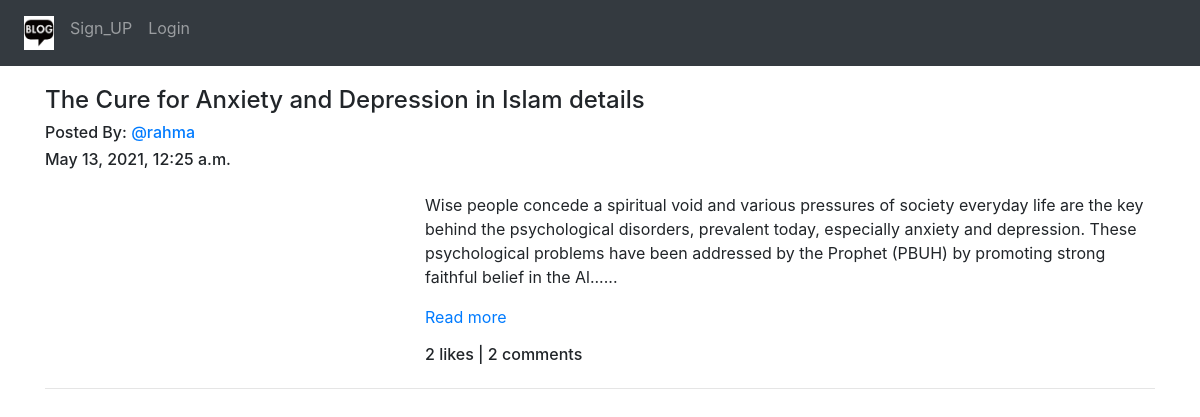
Screenshot of /blog/ with the database file from the repository.
### App_Blog/models.py (models this page shows, shortened)
class Blog(models.Model):
    author = models.ForeignKey(User, related_name='post_author', on_delete=models.CASCADE)
    blog_title = models.CharField(max_length=264, verbose_name="Put a Title")
    slug = models.SlugField(max_length=264, unique=True)
    blog_content = models.TextField(verbose_name="What's on your mind?")
    blog_img = models.ImageField(upload_to='blog_images')
    publish_date = models.DateTimeField(auto_now_add=True)
    update_date = models.DateTimeField(auto_now=True)
    class Meta:
        ordering = ['-publish_date',]

### App_Blog/views.py (the view)
# urls.py: path('',views.BlogList.as_view(),name='blog_list'),
class BlogList(ListView):
    context_object_name = 'blogs'
    model = Blog
    template_name = 'App_Blog/blog_list.html'

### App_Blog/templatetags/custom_filters.py (called while the page is built)
def range_filter(value):
    return value[0:300] + "......"

### templates/App_Blog/blog_list.html (shortened to what this page needs)
{% extends 'base.html' %}
{% load custom_filters %}
{% block body_block %}
{% for blog in blogs %}
<h4>{{blog.blog_title}}</h4>
<h6>Posted By: <a href="#">@{{blog.author}}</a> </h6>
<h6>{{blog.publish_date}}</h6>
<div class="row">
  <div class="col-sm-4">
  </div>
  <div class="col-sm-8">
    <p>{{blog.blog_content|range_filter|linebreaks}} <a href="{% url 'App_Blog:blog_details' slug=blog.slug %}">Read more</a> </p>
    <h6>{{blog.liked_blog.count}} likes | {{blog.blog_comment.count}} comments</h6>
  </div>
</div>
<hr>
{% endfor %}
{% endblock %}

### rows the page displays
Blog: blog_title "The Cure for Anxiety and Depression in Islam details", author "rahma", publish_date "May 13, 2021, 12:25 a.m.", blog_content|range_filter "Wise people concede a spiritual void and various pressures of society everyday life are the key behind the psychological disorders, prevalent today, especially anxiety and depression. These psychological problems have been addressed by the Prophet (PBUH) by promoting strong faithful belief in the Al......", liked_blog.count "2", blog_comment.count "2"
